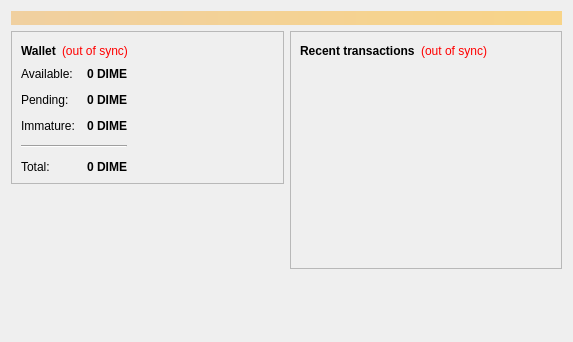
<?xml version="1.0" encoding="UTF-8"?>
<ui version="4.0">
 <class>OverviewPage</class>
 <widget class="QWidget" name="OverviewPage">
  <property name="geometry">
   <rect>
    <x>0</x>
    <y>0</y>
    <width>573</width>
    <height>342</height>
   </rect>
  </property>
  <property name="windowTitle">
   <string>Form</string>
  </property>
  <layout class="QVBoxLayout" name="topLayout">
   <item>
    <widget class="QLabel" name="labelAlerts">
     <property name="visible">
      <bool>false</bool>
     </property>
     <property name="styleSheet">
      <string notr="true">background-color: qlineargradient(x1: 0, y1: 0, x2: 1, y2: 0, stop:0 #F0D0A0, stop:1 #F8D488); color:#000000;</string>
     </property>
     <property name="wordWrap">
      <bool>true</bool>
     </property>
     <property name="margin">
      <number>3</number>
     </property>
    </widget>
   </item>
   <item>
    <layout class="QHBoxLayout" name="horizontalLayout" stretch="1,1">
     <item>
      <layout class="QVBoxLayout" name="verticalLayout_2">
       <item>
        <widget class="QFrame" name="frame">
         <property name="frameShape">
          <enum>QFrame::StyledPanel</enum>
         </property>
         <property name="frameShadow">
          <enum>QFrame::Raised</enum>
         </property>
         <layout class="QVBoxLayout" name="verticalLayout_4">
          <item>
           <layout class="QHBoxLayout" name="horizontalLayout_4">
            <item>
             <widget class="QLabel" name="label_5">
              <property name="font">
               <font>
                <weight>75</weight>
                <bold>true</bold>
               </font>
              </property>
              <property name="text">
               <string>Wallet</string>
              </property>
             </widget>
            </item>
            <item>
             <widget class="QLabel" name="labelWalletStatus">
              <property name="toolTip">
               <string>The displayed information may be out of date. Your wallet automatically synchronizes with the Dime network after a connection is established, but this process has not completed yet.</string>
              </property>
              <property name="styleSheet">
               <string notr="true">QLabel { color: red; }</string>
              </property>
              <property name="text">
               <string notr="true">(out of sync)</string>
              </property>
              <property name="alignment">
               <set>Qt::AlignLeading|Qt::AlignLeft|Qt::AlignVCenter</set>
              </property>
             </widget>
            </item>
            <item>
             <spacer name="horizontalSpacer_2">
              <property name="orientation">
               <enum>Qt::Horizontal</enum>
              </property>
              <property name="sizeHint" stdset="0">
               <size>
                <width>40</width>
                <height>20</height>
               </size>
              </property>
             </spacer>
            </item>
           </layout>
          </item>
          <item>
          <layout class="QHBoxLayout" name="horizontalLayout_3">
           <item>
           <layout class="QFormLayout" name="formLayout_2">
            <property name="fieldGrowthPolicy">
             <enum>QFormLayout::AllNonFixedFieldsGrow</enum>
            </property>
            <property name="horizontalSpacing">
             <number>12</number>
            </property>
            <property name="verticalSpacing">
             <number>12</number>
            </property>
            <item row="0" column="0">
             <widget class="QLabel" name="label">
              <property name="text">
               <string>Available:</string>
              </property>
             </widget>
            </item>
            <item row="0" column="1">
             <widget class="QLabel" name="labelBalance">
              <property name="font">
               <font>
                <weight>75</weight>
                <bold>true</bold>
               </font>
              </property>
              <property name="cursor">
               <cursorShape>IBeamCursor</cursorShape>
              </property>
              <property name="toolTip">
               <string>Your current spendable balance</string>
              </property>
              <property name="text">
               <string notr="true">0 DIME</string>
              </property>
              <property name="alignment">
               <set>Qt::AlignRight|Qt::AlignTrailing|Qt::AlignVCenter</set>
              </property>
              <property name="textInteractionFlags">
               <set>Qt::LinksAccessibleByMouse|Qt::TextSelectableByKeyboard|Qt::TextSelectableByMouse</set>
              </property>
             </widget>
            </item>
            <item row="1" column="0">
             <widget class="QLabel" name="label_3">
              <property name="text">
               <string>Pending:</string>
              </property>
             </widget>
            </item>
            <item row="1" column="1">
             <widget class="QLabel" name="labelUnconfirmed">
              <property name="font">
               <font>
                <weight>75</weight>
                <bold>true</bold>
               </font>
              </property>
              <property name="cursor">
               <cursorShape>IBeamCursor</cursorShape>
              </property>
              <property name="toolTip">
               <string>Total of transactions that have yet to be confirmed, and do not yet count toward the spendable balance</string>
              </property>
              <property name="text">
               <string notr="true">0 DIME</string>
              </property>
              <property name="alignment">
               <set>Qt::AlignRight|Qt::AlignTrailing|Qt::AlignVCenter</set>
              </property>
              <property name="textInteractionFlags">
               <set>Qt::LinksAccessibleByMouse|Qt::TextSelectableByKeyboard|Qt::TextSelectableByMouse</set>
              </property>
             </widget>
            </item>
            <item row="2" column="0">
             <widget class="QLabel" name="labelImmatureText">
              <property name="text">
               <string>Immature:</string>
              </property>
             </widget>
            </item>
            <item row="2" column="1">
             <widget class="QLabel" name="labelImmature">
              <property name="font">
               <font>
                <weight>75</weight>
                <bold>true</bold>
               </font>
              </property>
              <property name="toolTip">
               <string>Mined balance that has not yet matured</string>
              </property>
              <property name="text">
               <string notr="true">0 DIME</string>
              </property>
              <property name="alignment">
               <set>Qt::AlignRight|Qt::AlignTrailing|Qt::AlignVCenter</set>
              </property>
              <property name="textInteractionFlags">
               <set>Qt::LinksAccessibleByMouse|Qt::TextSelectableByKeyboard|Qt::TextSelectableByMouse</set>
              </property>
             </widget>
            </item>
            <item row="4" column="0">
             <widget class="QLabel" name="labelTotalText">
              <property name="text">
               <string>Total:</string>
              </property>
             </widget>
            </item>
            <item row="4" column="1">
             <widget class="QLabel" name="labelTotal">
              <property name="font">
               <font>
                <weight>75</weight>
                <bold>true</bold>
               </font>
              </property>
              <property name="cursor">
               <cursorShape>IBeamCursor</cursorShape>
              </property>
              <property name="toolTip">
               <string>Your current total balance</string>
              </property>
              <property name="text">
               <string notr="true">0 DIME</string>
              </property>
              <property name="alignment">
               <set>Qt::AlignRight|Qt::AlignTrailing|Qt::AlignVCenter</set>
              </property>
              <property name="textInteractionFlags">
               <set>Qt::LinksAccessibleByMouse|Qt::TextSelectableByKeyboard|Qt::TextSelectableByMouse</set>
              </property>
             </widget>
            </item>
            <item row="3" column="0" colspan="2">
             <widget class="Line" name="line">
              <property name="orientation">
               <enum>Qt::Horizontal</enum>
              </property>
             </widget>
            </item>
           </layout>
          </item>
            <item>
             <spacer name="horizontalSpacer_3">
              <property name="orientation">
               <enum>Qt::Horizontal</enum>
              </property>
              <property name="sizeHint" stdset="0">
               <size>
                <width>40</width>
                <height>20</height>
               </size>
              </property>
             </spacer>
            </item>
           </layout>
          </item>
         </layout>
        </widget>
       </item>
       <item>
        <spacer name="verticalSpacer">
         <property name="orientation">
          <enum>Qt::Vertical</enum>
         </property>
         <property name="sizeHint" stdset="0">
          <size>
           <width>20</width>
           <height>40</height>
          </size>
         </property>
        </spacer>
       </item>
      </layout>
     </item>
     <item>
      <layout class="QVBoxLayout" name="verticalLayout_3">
       <item>
        <widget class="QFrame" name="frame_2">
         <property name="frameShape">
          <enum>QFrame::StyledPanel</enum>
         </property>
         <property name="frameShadow">
          <enum>QFrame::Raised</enum>
         </property>
         <layout class="QVBoxLayout" name="verticalLayout">
          <item>
           <layout class="QHBoxLayout" name="horizontalLayout_2">
            <item>
             <widget class="QLabel" name="label_4">
              <property name="text">
               <string>&lt;b&gt;Recent transactions&lt;/b&gt;</string>
              </property>
             </widget>
            </item>
            <item>
             <widget class="QLabel" name="labelTransactionsStatus">
              <property name="toolTip">
               <string>The displayed information may be out of date. Your wallet automatically synchronizes with the Dime network after a connection is established, but this process has not completed yet.</string>
              </property>
              <property name="styleSheet">
               <string notr="true">QLabel { color: red; }</string>
              </property>
              <property name="text">
               <string notr="true">(out of sync)</string>
              </property>
              <property name="alignment">
               <set>Qt::AlignRight|Qt::AlignTrailing|Qt::AlignVCenter</set>
              </property>
             </widget>
            </item>
            <item>
             <spacer name="horizontalSpacer">
              <property name="orientation">
               <enum>Qt::Horizontal</enum>
              </property>
              <property name="sizeHint" stdset="0">
               <size>
                <width>40</width>
                <height>20</height>
               </size>
              </property>
             </spacer>
            </item>
           </layout>
          </item>
          <item>
           <widget class="QListView" name="listTransactions">
            <property name="styleSheet">
             <string notr="true">QListView { background: transparent; }</string>
            </property>
            <property name="frameShape">
             <enum>QFrame::NoFrame</enum>
            </property>
            <property name="verticalScrollBarPolicy">
             <enum>Qt::ScrollBarAlwaysOff</enum>
            </property>
            <property name="horizontalScrollBarPolicy">
             <enum>Qt::ScrollBarAlwaysOff</enum>
            </property>
            <property name="selectionMode">
             <enum>QAbstractItemView::NoSelection</enum>
            </property>
           </widget>
          </item>
         </layout>
        </widget>
       </item>
       <item>
        <spacer name="verticalSpacer_2">
         <property name="orientation">
          <enum>Qt::Vertical</enum>
         </property>
         <property name="sizeHint" stdset="0">
          <size>
           <width>20</width>
           <height>40</height>
          </size>
         </property>
        </spacer>
       </item>
      </layout>
     </item>
    </layout>
   </item>
  </layout>
 </widget>
 <resources/>
 <connections/>
</ui>
